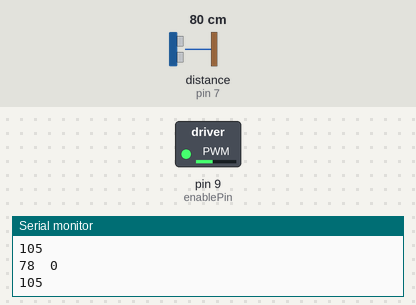
Recording of a sketch running on a simulated Arduino Uno, built with avr-gcc and run on an emulated ATmega328P. Parts: switched loads named in the sketch (green lamp = pin HIGH), the last lines printed to the serial monitor. Wiring (inferred from the names in the program): ultrasonic range finder: trigger pin 8; echo pin 7. Inputs (shaded band) come from the test bench; at power-on: distance to the obstacle (sensor on pin 7) 80 cm. The echo pulse lasts 58.3 µs per cm; pins used as bus, display or sensor lines are not drawn.

Above: at 1.2 s.
1.3 s: distance to the obstacle (sensor on pin 7) set to 10 cm
At 2.0 s:
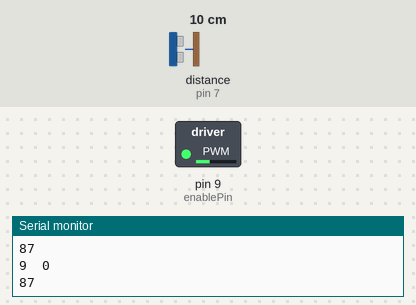
3.0 s: distance to the obstacle (sensor on pin 7) set to 7 cm
At 4.4 s:
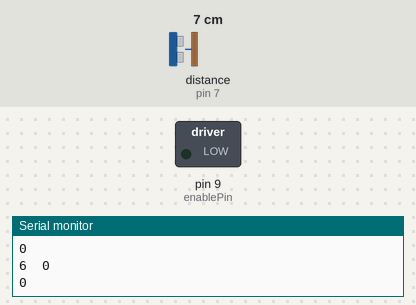
4.7 s: distance to the obstacle (sensor on pin 7) set to 9 cm
At 5.5 s:
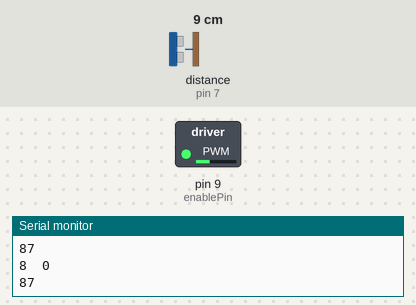
6.3 s: distance to the obstacle (sensor on pin 7) set to 2 cm
At 7.9 s:
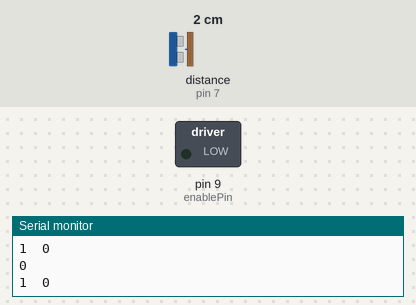
Timing chart, 0 to 9.0 s (numbered marks = the images above; inputs shaded):
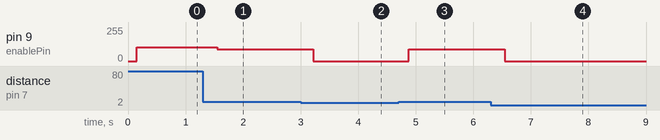

The sketch:

IF_ELSE_Motor_FET_ULTRA.ino
```cpp
int enablePin = 9;    // Pin to output PWM values
int pwmVal;           // Variable to store PWM values
// defines pins numbers
const int trigPin = 8;
const int echoPin = 7;
// defines variables
long duration;
int distance;
// time
unsigned long time;

void setup() {
  // In the setup(), set pin 9 as an ouput pin
  // Set the enable pin high so the FET can
  // turn the motor on.

  // set pinmodes for each pin:
  pinMode(enablePin, OUTPUT);
  // set enablePin high so that motor starts off:
  //digitalWrite(enablePin, HIGH);
  pinMode(trigPin, OUTPUT); // Sets the trigPin as an Output
  pinMode(echoPin, INPUT); // Sets the echoPin as an Input
  time = 0;
  Serial.begin(9600); // start the serial port
}

void loop() {

 // int sensorValue = 0;
 // for(int x = 0; x < 100; x++){
 //   sensorValue = sensorValue + analogRead(A0);
 // }
  //float Distance = pow((sensorValue/1923.2), -0.914);
  //delay(250); // slow down serial port
  // Clears the trigPin
digitalWrite(trigPin, LOW);
delayMicroseconds(2);
// Sets the trigPin on HIGH state for 10 micro seconds
digitalWrite(trigPin, HIGH);
delayMicroseconds(10);
digitalWrite(trigPin, LOW);
// Reads the echoPin, returns the sound wave travel time in microseconds
duration = pulseIn(echoPin, HIGH);
// Calculating the distance
distance= duration*0.034/2;
delay(150);
// Prints the distance on the Serial Monitor
//Serial.print("Distance: ");
time = time + 0.02;

Serial.print(distance);
Serial.print("\t");
Serial.println(time);
  //Serial.println(Distance);
  if(distance >= 25){
    analogWrite(enablePin, 105);
    Serial.println("105");
    Serial.println('\n');
  }
  else if (distance >= 8 && distance < 25){
    analogWrite(enablePin, 87);
    Serial.println("87");
    Serial.println('\n');
  }
  else{
  analogWrite(enablePin, 0);
  Serial.println("0");
    Serial.println('\n');
  }
  }
```

Measured:
- the behaviour switches between 9 and 8 cm on distance to the obstacle (sensor on pin 7) (found by bisection; images 1 and 2)
- after the input at 1.3 s, pin 9 (enablePin): 105/255 → 87/255 after 0.25 s
- after the input at 3.0 s, pin 9 (enablePin): 87/255 → 0/255 after 0.22 s
- after the input at 4.7 s, pin 9 (enablePin): 0/255 → 87/255 after 0.18 s
- after the input at 6.3 s, pin 9 (enablePin): 87/255 → 0/255 after 0.24 s
